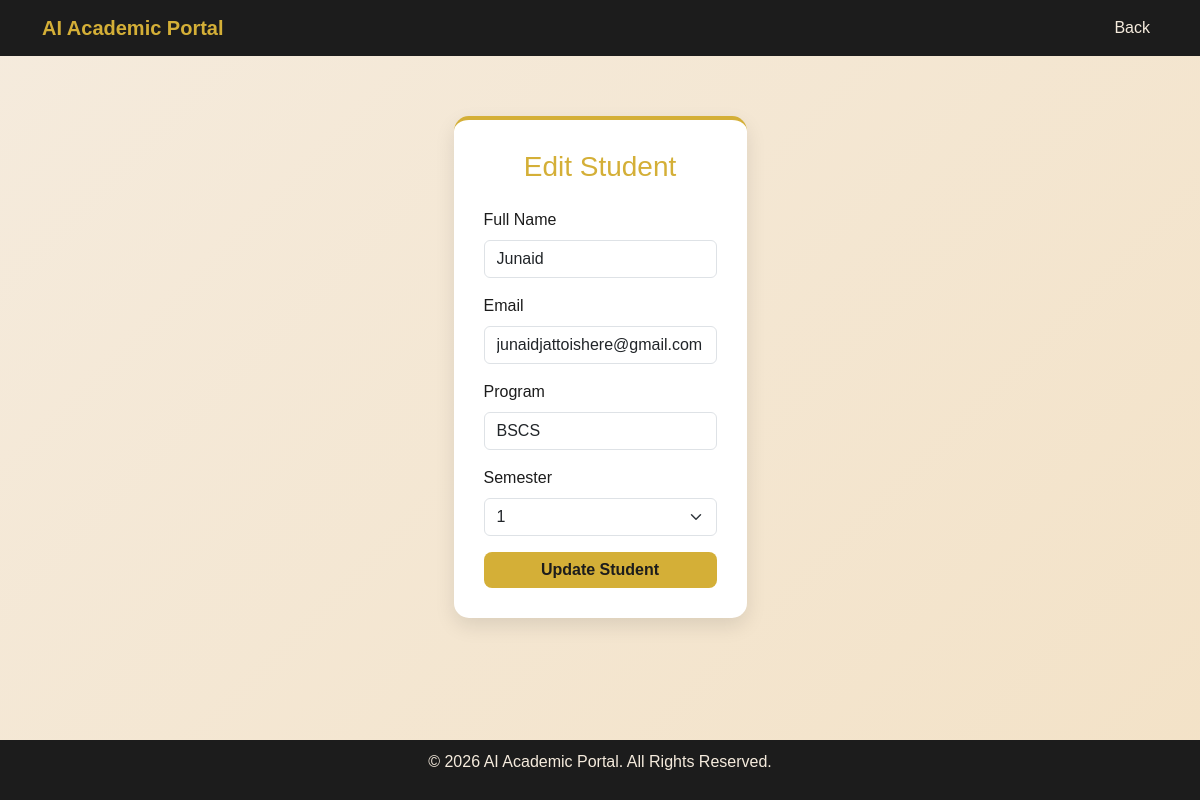
Page /edit_student.php?id=31 (signed in) on the committed database.
### tables this page shows
CREATE TABLE `students` (
  `id` int(11) NOT NULL,
  `name` varchar(100) NOT NULL,
  `email` varchar(100) NOT NULL,
  `password` varchar(255) NOT NULL,
  `program` varchar(50) NOT NULL,
  `semester` int(2) NOT NULL,
  `is_verified` tinyint(1) DEFAULT 0,
  `verify_token` varchar(255) DEFAULT NULL
);

### edit_student.php (the view, shortened to what this page needs)
<?php
require_once 'includes/db_connect.php';
$id = (int)$_GET['id'];
$stmt = $conn->prepare("SELECT * FROM students WHERE id = ?");
$stmt->bind_param("i", $id);
$stmt->execute();
$result = $stmt->get_result();
$student = $result->fetch_assoc();
?>
<!DOCTYPE html>
<html lang="en">
<head>
  <link href="https://cdn.jsdelivr.net/npm/bootstrap@5.3.0/dist/css/bootstrap.min.css" rel="stylesheet">
</head>
<body>
<nav class="navbar navbar-expand-lg">
  <div class="container">
    <a class="navbar-brand" href="admin_dashboard.php">AI Academic Portal</a>
    <div class="navbar-nav ms-auto">
      <a class="nav-link" href="manage_students.php">Back</a>
    </div>
  </div>
</nav>
<div class="edit-card">
  <h3 class="text-center mb-4" style="color:#D4AF37;">Edit Student</h3>
  <form method="POST">
    <div class="mb-3">
      <label class="form-label">Full Name</label>
      <input type="text" name="name" value="<?php echo htmlspecialchars($student['name']); ?>" class="form-control" required>
    </div>
    <div class="mb-3">
      <label class="form-label">Email</label>
      <input type="email" name="email" value="<?php echo htmlspecialchars($student['email']); ?>" class="form-control" required>
    </div>
    <div class="mb-3">
      <label class="form-label">Program</label>
      <input type="text" name="program" value="<?php echo htmlspecialchars($student['program']); ?>" class="form-control" required>
    </div>
    <div class="mb-3">
      <label class="form-label">Semester</label>
      <select name="semester" class="form-select" required>
        <?php for($i=1;$i<=8;$i++){
          $selected = $i == $student['semester'] ? 'selected' : '';
          echo "<option value='$i' $selected>$i</option>";
        } ?>
      </select>
    </div>
    <button type="submit" class="btn btn-custom w-100">Update Student</button>
  </form>
</div>
<footer>
  <p>&copy; <?php echo date('Y'); ?> AI Academic Portal. All Rights Reserved.</p>
</footer>
</body>
</html>

### edit_student.php (style rules this page uses)
body { font-family: 'Poppins', sans-serif; background: linear-gradient(135deg, #F5EBDD, #F3E2C7); color: #1C1C1C; min-height: 100vh; display: flex; flex-direction: column; }
.navbar { background-color: #1C1C1C; }
.navbar-brand { color: #D4AF37 !important; font-weight: 700; }
.navbar .nav-link { color: #F5EBDD !important; }
.edit-card { background: #fff; border-radius: 15px; padding: 30px; margin: 60px auto; box-shadow: 0 8px 20px rgba(0,0,0,0.1); border-top: 4px solid #D4AF37; max-width: 600px; }
.btn-custom { background-color: #D4AF37; color: #1C1C1C; border: none; border-radius: 8px; font-weight: 600; }
footer { background-color: #1C1C1C; color: #F5EBDD; text-align: center; padding: 10px 0; margin-top: auto; }

### rows in the picture
students: name "Junaid", email "junaidjattoishere@gmail.com", program "BSCS"

### other values in the picture
form field semester "1"
